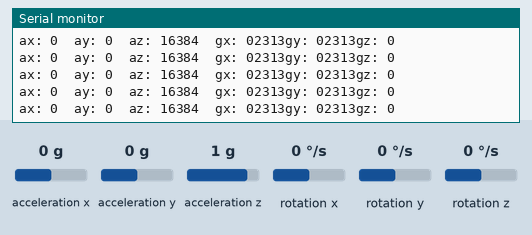
The program below on a simulated Arduino Uno, built with avr-gcc and run on an emulated ATmega328P. On the bench: the last lines printed to the serial monitor. The inputs (shaded band) are chosen by the test bench; at power-on: acceleration x 0 g, acceleration y 0 g, acceleration z 1 g, rotation x 0 °/s, rotation y 0 °/s, rotation z 0 °/s.

Above: at 2.2 s.
2.3 s: acceleration x set to -1.4 g
At 2.34 s:
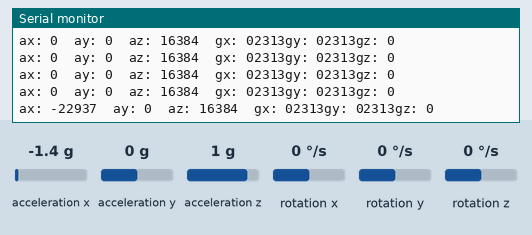
5.3 s: acceleration y set to -1.4 g
At 5.38 s:
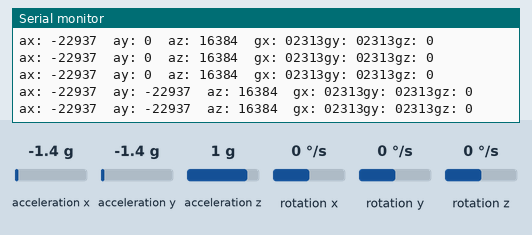
8.3 s: acceleration z set to -1.4 g
At 8.34 s:
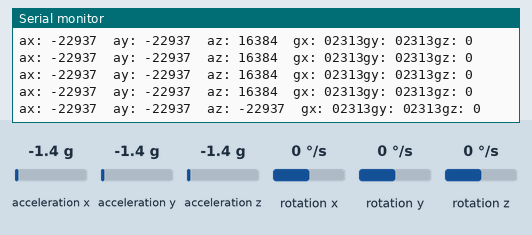
11.3 s: rotation x set to 100 °/s
At 11.42 s:
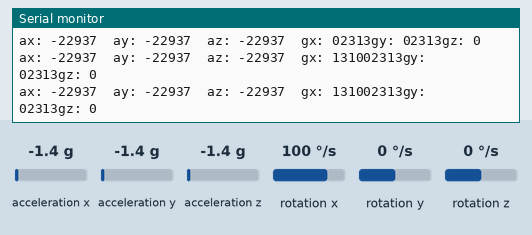
14.3 s: rotation y set to 100 °/s
At 14.38 s:
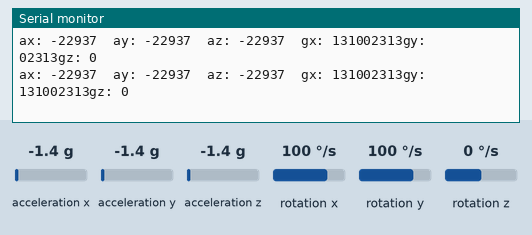
17.3 s: rotation z set to 100 °/s
At 17.4 s:
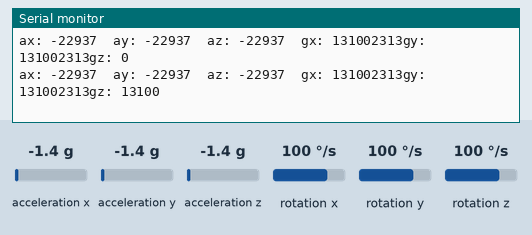

The program:

main.cpp
```cpp
#include <Arduino.h>
#include "MPU6050.h"

MPU6050 mpu;
int16_t ax, ay, az;
int16_t gx, gy, gz;

void setup()
{
  Wire.begin();
  Serial.begin(9600);
  mpu.initialize();
  // состояние соединения
  Serial.println(mpu.testConnection() ? "MPU6050 OK" : "MPU6050 FAIL");
  delay(1000);
}

void loop()
{
  mpu.getMotion6(&ax, &ay, &az, &gx, &gy, &gz);
  Serial.print("ax: ");
  Serial.print(ax);
  Serial.print('\t');
  Serial.print("ay: ");
  Serial.print(ay);
  Serial.print('\t');
  Serial.print("az: ");
  Serial.print(az);
  Serial.print('\t');
  Serial.print("gx: ");
  Serial.print(gx);
  Serial.print('\t\t');
  Serial.print("gy: ");
  Serial.print(gy);
  Serial.print('\t\t');
  Serial.print("gz: ");
  Serial.println(gz);
  delay(50);
}
```

Measured:
- after the input at 2.3 s, the serial monitor: prints a new line at once (image 1)
- after the input at 5.3 s, the serial monitor: prints a new line at once (image 2)
- after the input at 8.3 s, the serial monitor: prints a new line at once (image 3)
- after the input at 11.3 s, the serial monitor: prints a new line after 0.05 s (image 4)
- after the input at 14.3 s, the serial monitor: prints a new line at once (image 5)
- after the input at 17.3 s, the serial monitor: prints a new line at once (image 6)
